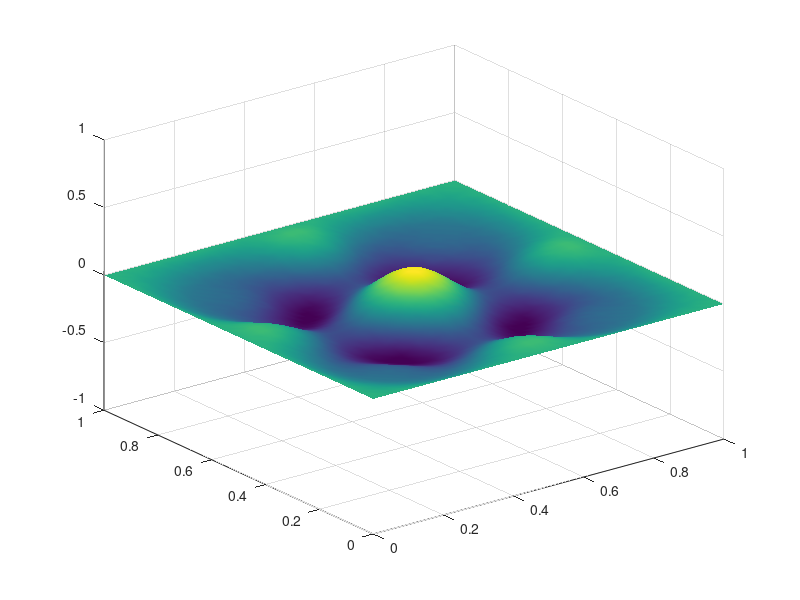
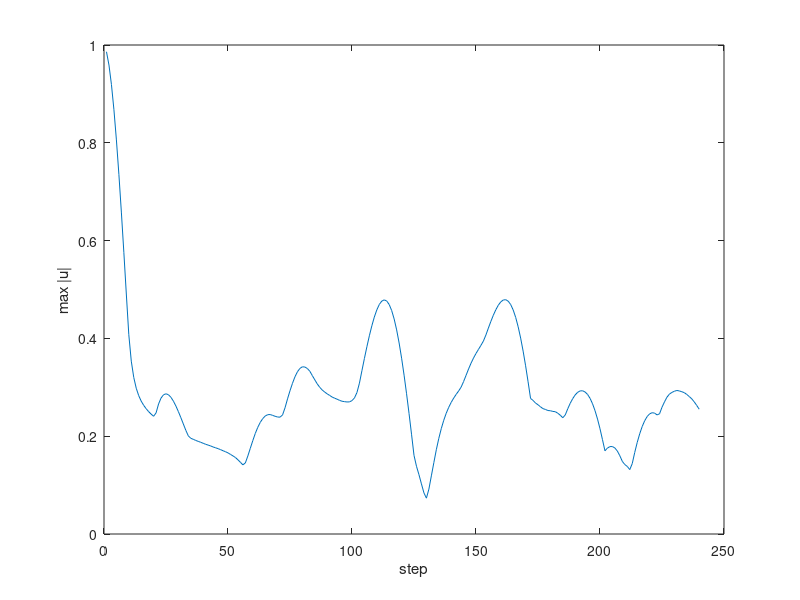
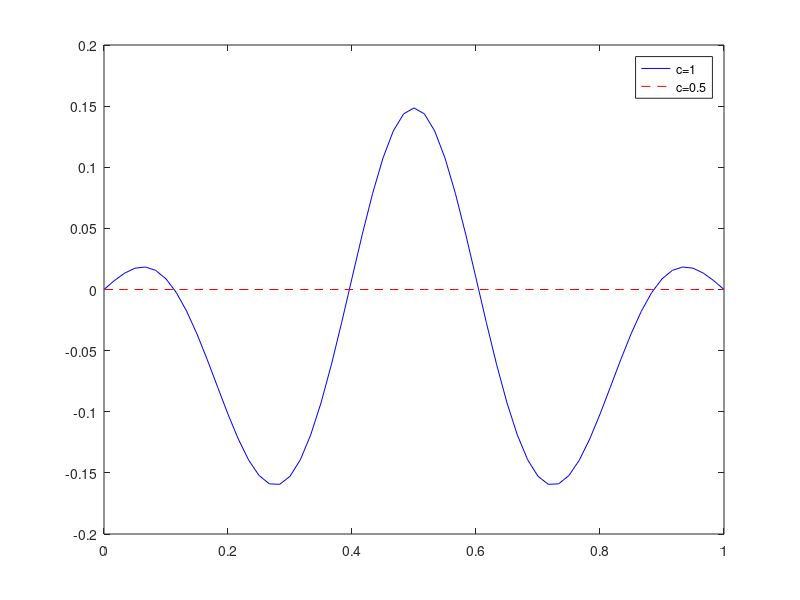
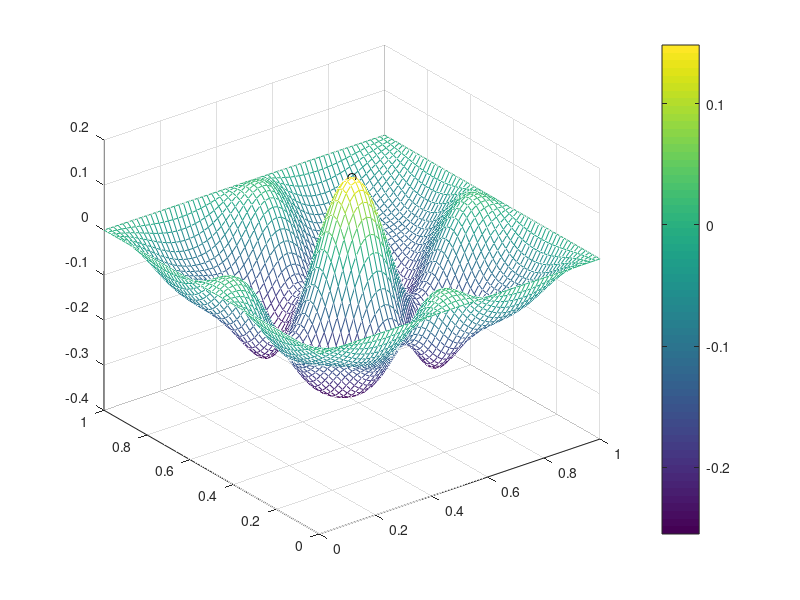

Here is the MATLAB script that generated these plots, in order:
% 2D wave equation, explicit FD. messing with this for the numerics course
clear all; close all; clc
c = 1.0;
L = 1; N = 60;
dx = L/N; dt = 0.5*dx/c;
T = 2;
nsteps = round(T/dt);
x = linspace(0, L, N+1);
y = linspace(0, L, N+1);
[X, Y] = meshgrid(x, y);
u = zeros(N+1, N+1);
uold = zeros(N+1, N+1);
unew = zeros(N+1, N+1);

% initial bump
for i = 1:N+1
    for j = 1:N+1
        r2 = (X(i,j)-0.5)^2 + (Y(i,j)-0.5)^2;
        u(i,j) = exp(-50*r2);
    end
end
uold = u;
ncheck = 0;
Emax = [];

for n = 1:nsteps
    for i = 2:N
        for j = 2:N
            unew(i,j) = 2*u(i,j) - uold(i,j) + (c*dt/dx)^2 * (u(i+1,j) + u(i-1,j) + u(i,j+1) + u(i,j-1) - 4*u(i,j));
        end
    end
    % boundaries fixed at zero
    unew(1,:) = 0; unew(end,:) = 0; unew(:,1) = 0; unew(:,end) = 0;
    uold = u;
    u = unew;
    if mod(n, 5) == 0
        surf(X, Y, u)
        shading interp
        zlim([-1 1])
        pause(0.01)
        ncheck = ncheck + 1;
    end
    Emax(n) = max(max(abs(u)));
end
figure
plot(Emax)
xlabel('step'), ylabel('max |u|')

% same solver again with c = 0.5, copy and paste from above
c = 0.5;
dt = 0.5*dx/c;
nsteps2 = round(T/dt);
u2 = zeros(N+1, N+1);
uold2 = u2;
for n = 1:nsteps2
    unew2 = zeros(N+1, N+1);
    for i = 2:N
        for j = 2:N
            unew2(i,j) = 2*u2(i,j) - uold2(i,j) + (c*dt/dx)^2 * (u2(i+1,j) + u2(i-1,j) + u2(i,j+1) + u2(i,j-1) - 4*u2(i,j));
        end
    end
    uold2 = u2;
    u2 = unew2;
end

% 1D cut through the middle, with hold on
figure
mid = round(N/2) + 1;
plot(x, u(mid,:), 'b')
hold on
plot(x, u2(mid,:), 'r--')
hold off
legend('c=1', 'c=0.5')

% mesh of the final state
figure
mesh(X, Y, u)
hold on
plot3(X(mid,mid), Y(mid,mid), u(mid,mid), 'ko')
hold off
colorbar

% energy, sloppy
kinetic = 0.5*sum(sum((u - uold).^2)) / dt^2;
potential = 0.5*c^2*sum(sum(u.^2));
E = kinetic + potential
fprintf('energy %g, max %g\n', E, max(max(u)));

% zero matrix sized after the loop, unused
Ztmp = zeros(size(u));
Ztmp(1,1) = 1;

% old version with a while loop, left in on purpose
% t = 0;
% while t < T
%     t = t + dt;
% end

% check stability
CFL = c*dt/dx
if CFL > 1
    disp('unstable, reduce dt')
end
i = 1;
ii = 2;
j = i + ii
